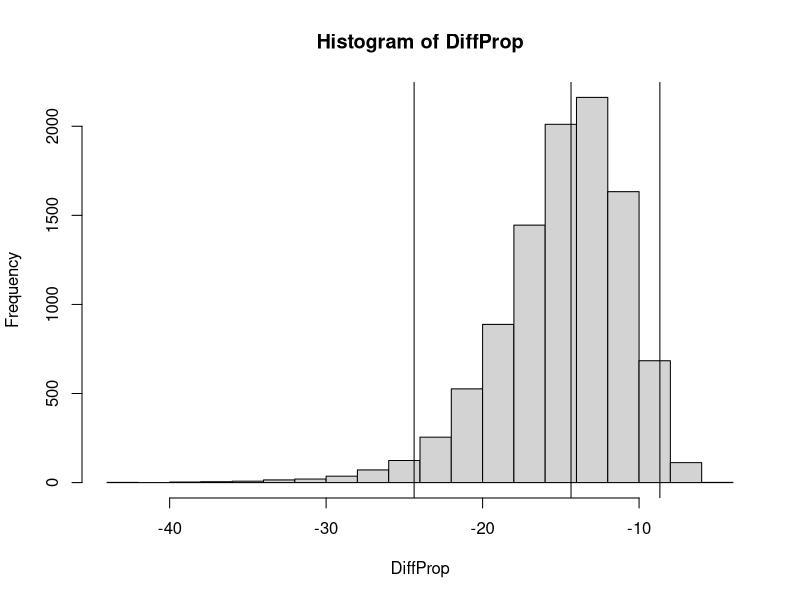

Source code (R):
## ---- chunk 1

# install.packages("BayesFactor")
library(BayesFactor)

## ---- chunk 2

set.seed(3)

MyRock <- rock

RockCor <-  cor.test(MyRock$area,MyRock$perm)
RockCor


## ---- chunk 3

bfCorTest <- function (x,y) # Get r from BayesFactor
  {
  zx <- scale(x)  # Standardize X
  zy <- scale(y)  # Standardize Y
  zData <- data.frame(x=zx,rhoNot0=zy)  # Put in a data frame
  bfOut <- generalTestBF(x ~ rhoNot0, data=zData) # linear coefficient 
  mcmcOut <- posterior(bfOut,iterations=10000) # posterior samples 
  print(summary(mcmcOut[,"rhoNot0"])) # Show the HDI for r 
  return(bfOut) # Return Bayes factor object
  }

bfCorTest(MyRock$area,MyRock$perm)



## ---- chunk 4

MyUCB <-  UCBAdmissions[ , ,1]

MyUCB
chisq.test(MyUCB)

## ---- chunk 5

BayesUCB <-  contingencyTableBF(MyUCB, sampleType = 'poisson')
BayesUCB

## ---- chunk 6

BayesUCB_Post <-  contingencyTableBF(MyUCB, sampleType = 'poisson',  posterior = TRUE, iterations = 10000)
summary(BayesUCB_Post)

MaleProp <- BayesUCB_Post[,'lambda[1,1]']/BayesUCB_Post[,'lambda[2,1]']
FemaleProp <- BayesUCB_Post[,'lambda[2,1]']/BayesUCB_Post[,'lambda[2,2]']

DiffProp <- MaleProp - FemaleProp

mean(DiffProp)


hist(DiffProp) 
abline(v=quantile(DiffProp,c(0.025)), col='black') 
abline(v=quantile(DiffProp,c(0.975)), col='black')
abline(v=quantile(DiffProp,c(0.500)), col='black')
